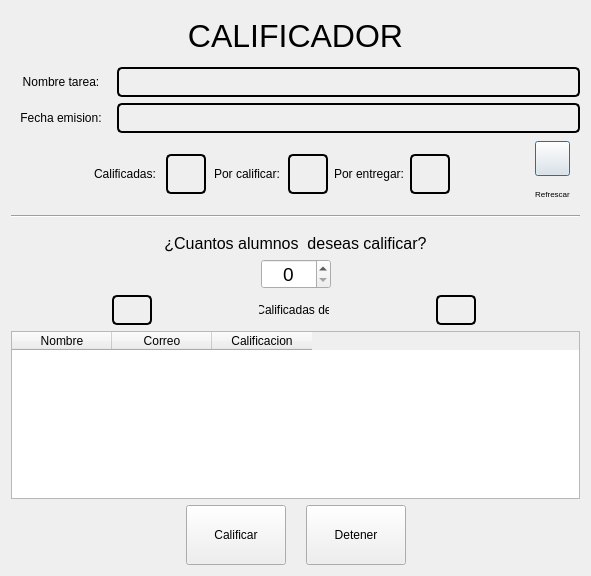
<?xml version="1.0" encoding="UTF-8"?>
<ui version="4.0">
 <class>Dialog</class>
 <widget class="QDialog" name="Dialog">
  <property name="geometry">
   <rect>
    <x>0</x>
    <y>0</y>
    <width>591</width>
    <height>576</height>
   </rect>
  </property>
  <property name="windowTitle">
   <string>Dialog</string>
  </property>
  <layout class="QVBoxLayout" name="verticalLayout">
   <item>
    <widget class="QLabel" name="label">
     <property name="minimumSize">
      <size>
       <width>0</width>
       <height>50</height>
      </size>
     </property>
     <property name="maximumSize">
      <size>
       <width>16777215</width>
       <height>50</height>
      </size>
     </property>
     <property name="font">
      <font>
       <pointsize>24</pointsize>
      </font>
     </property>
     <property name="text">
      <string>CALIFICADOR</string>
     </property>
     <property name="alignment">
      <set>Qt::AlignCenter</set>
     </property>
    </widget>
   </item>
   <item>
    <layout class="QVBoxLayout" name="verticalLayout_4">
     <property name="spacing">
      <number>6</number>
     </property>
     <property name="topMargin">
      <number>0</number>
     </property>
     <property name="bottomMargin">
      <number>10</number>
     </property>
     <item>
      <layout class="QHBoxLayout" name="horizontalLayout_7">
       <item>
        <widget class="QLabel" name="label_4">
         <property name="minimumSize">
          <size>
           <width>100</width>
           <height>30</height>
          </size>
         </property>
         <property name="maximumSize">
          <size>
           <width>70</width>
           <height>30</height>
          </size>
         </property>
         <property name="text">
          <string>Nombre tarea:</string>
         </property>
         <property name="alignment">
          <set>Qt::AlignCenter</set>
         </property>
        </widget>
       </item>
       <item>
        <widget class="QLabel" name="bel_nombreCourseWork">
         <property name="minimumSize">
          <size>
           <width>200</width>
           <height>30</height>
          </size>
         </property>
         <property name="maximumSize">
          <size>
           <width>16777215</width>
           <height>16777215</height>
          </size>
         </property>
         <property name="styleSheet">
          <string notr="true">border: 2px solid   black;
border-radius:5px
</string>
         </property>
         <property name="text">
          <string/>
         </property>
        </widget>
       </item>
      </layout>
     </item>
     <item>
      <layout class="QHBoxLayout" name="horizontalLayout_8">
       <item>
        <widget class="QLabel" name="label_5">
         <property name="minimumSize">
          <size>
           <width>100</width>
           <height>30</height>
          </size>
         </property>
         <property name="maximumSize">
          <size>
           <width>70</width>
           <height>30</height>
          </size>
         </property>
         <property name="text">
          <string>Fecha emision:</string>
         </property>
         <property name="alignment">
          <set>Qt::AlignCenter</set>
         </property>
        </widget>
       </item>
       <item>
        <widget class="QLabel" name="bel_fechaCreacion">
         <property name="minimumSize">
          <size>
           <width>200</width>
           <height>30</height>
          </size>
         </property>
         <property name="maximumSize">
          <size>
           <width>16777215</width>
           <height>16777215</height>
          </size>
         </property>
         <property name="styleSheet">
          <string notr="true">border: 2px solid   black;
border-radius:5px
</string>
         </property>
         <property name="text">
          <string/>
         </property>
        </widget>
       </item>
      </layout>
     </item>
     <item>
      <layout class="QHBoxLayout" name="horizontalLayout_10">
       <property name="rightMargin">
        <number>10</number>
       </property>
       <item>
        <layout class="QHBoxLayout" name="horizontalLayout">
         <item>
          <spacer name="horizontalSpacer_5">
           <property name="orientation">
            <enum>Qt::Horizontal</enum>
           </property>
           <property name="sizeHint" stdset="0">
            <size>
             <width>40</width>
             <height>20</height>
            </size>
           </property>
          </spacer>
         </item>
         <item>
          <widget class="QLabel" name="label_3">
           <property name="minimumSize">
            <size>
             <width>70</width>
             <height>30</height>
            </size>
           </property>
           <property name="maximumSize">
            <size>
             <width>70</width>
             <height>30</height>
            </size>
           </property>
           <property name="text">
            <string>Calificadas:</string>
           </property>
           <property name="alignment">
            <set>Qt::AlignCenter</set>
           </property>
          </widget>
         </item>
         <item>
          <widget class="QLabel" name="bel_noTareasCalificadasTotales">
           <property name="minimumSize">
            <size>
             <width>40</width>
             <height>30</height>
            </size>
           </property>
           <property name="maximumSize">
            <size>
             <width>40</width>
             <height>40</height>
            </size>
           </property>
           <property name="styleSheet">
            <string notr="true">border: 2px solid   black;
border-radius:5px
</string>
           </property>
           <property name="text">
            <string/>
           </property>
           <property name="alignment">
            <set>Qt::AlignCenter</set>
           </property>
          </widget>
         </item>
        </layout>
       </item>
       <item>
        <layout class="QHBoxLayout" name="horizontalLayout_4">
         <item>
          <widget class="QLabel" name="label_14">
           <property name="minimumSize">
            <size>
             <width>70</width>
             <height>30</height>
            </size>
           </property>
           <property name="maximumSize">
            <size>
             <width>70</width>
             <height>30</height>
            </size>
           </property>
           <property name="text">
            <string>Por calificar:</string>
           </property>
           <property name="alignment">
            <set>Qt::AlignCenter</set>
           </property>
          </widget>
         </item>
         <item>
          <widget class="QLabel" name="bel_noTareasPorCalificar">
           <property name="minimumSize">
            <size>
             <width>40</width>
             <height>30</height>
            </size>
           </property>
           <property name="maximumSize">
            <size>
             <width>40</width>
             <height>40</height>
            </size>
           </property>
           <property name="styleSheet">
            <string notr="true">border: 2px solid   black;
border-radius:5px
</string>
           </property>
           <property name="text">
            <string/>
           </property>
           <property name="alignment">
            <set>Qt::AlignCenter</set>
           </property>
          </widget>
         </item>
        </layout>
       </item>
       <item>
        <layout class="QHBoxLayout" name="horizontalLayout_6">
         <item>
          <widget class="QLabel" name="label_18">
           <property name="minimumSize">
            <size>
             <width>70</width>
             <height>30</height>
            </size>
           </property>
           <property name="maximumSize">
            <size>
             <width>70</width>
             <height>30</height>
            </size>
           </property>
           <property name="text">
            <string>Por entregar:</string>
           </property>
           <property name="alignment">
            <set>Qt::AlignCenter</set>
           </property>
          </widget>
         </item>
         <item>
          <widget class="QLabel" name="bel_noTareasPorEntregar">
           <property name="minimumSize">
            <size>
             <width>40</width>
             <height>30</height>
            </size>
           </property>
           <property name="maximumSize">
            <size>
             <width>40</width>
             <height>40</height>
            </size>
           </property>
           <property name="styleSheet">
            <string notr="true">border: 2px solid   black;
border-radius:5px
</string>
           </property>
           <property name="text">
            <string/>
           </property>
           <property name="alignment">
            <set>Qt::AlignCenter</set>
           </property>
          </widget>
         </item>
         <item>
          <spacer name="horizontalSpacer_6">
           <property name="orientation">
            <enum>Qt::Horizontal</enum>
           </property>
           <property name="sizeHint" stdset="0">
            <size>
             <width>40</width>
             <height>20</height>
            </size>
           </property>
          </spacer>
         </item>
        </layout>
       </item>
       <item>
        <layout class="QVBoxLayout" name="verticalLayout_5">
         <property name="spacing">
          <number>0</number>
         </property>
         <item>
          <widget class="QPushButton" name="btn_actualizarInfoCourseworks">
           <property name="minimumSize">
            <size>
             <width>35</width>
             <height>35</height>
            </size>
           </property>
           <property name="maximumSize">
            <size>
             <width>30</width>
             <height>30</height>
            </size>
           </property>
           <property name="sizeIncrement">
            <size>
             <width>0</width>
             <height>0</height>
            </size>
           </property>
           <property name="baseSize">
            <size>
             <width>30</width>
             <height>30</height>
            </size>
           </property>
           <property name="styleSheet">
            <string notr="true">QPushButton {
border-image: url(:/main/IMAGENES/cargar_off.png);
 }

QPushButton:hover {
border-image: url(:/main/IMAGENES/cargar_on.png);
}

QPushButton:pressed {
border-image: url(:/main/IMAGENES/cargar_off.png);
}
</string>
           </property>
           <property name="text">
            <string/>
           </property>
          </widget>
         </item>
         <item>
          <widget class="QLabel" name="label_11">
           <property name="minimumSize">
            <size>
             <width>35</width>
             <height>35</height>
            </size>
           </property>
           <property name="maximumSize">
            <size>
             <width>30</width>
             <height>30</height>
            </size>
           </property>
           <property name="baseSize">
            <size>
             <width>30</width>
             <height>30</height>
            </size>
           </property>
           <property name="font">
            <font>
             <pointsize>6</pointsize>
            </font>
           </property>
           <property name="text">
            <string>Refrescar</string>
           </property>
           <property name="alignment">
            <set>Qt::AlignCenter</set>
           </property>
          </widget>
         </item>
        </layout>
       </item>
      </layout>
     </item>
     <item>
      <widget class="Line" name="line">
       <property name="orientation">
        <enum>Qt::Horizontal</enum>
       </property>
      </widget>
     </item>
    </layout>
   </item>
   <item>
    <widget class="QLabel" name="label_2">
     <property name="minimumSize">
      <size>
       <width>298</width>
       <height>0</height>
      </size>
     </property>
     <property name="maximumSize">
      <size>
       <width>16777215</width>
       <height>16777215</height>
      </size>
     </property>
     <property name="font">
      <font>
       <pointsize>12</pointsize>
      </font>
     </property>
     <property name="text">
      <string>¿Cuantos alumnos  deseas calificar?</string>
     </property>
     <property name="alignment">
      <set>Qt::AlignCenter</set>
     </property>
    </widget>
   </item>
   <item>
    <layout class="QHBoxLayout" name="horizontalLayout_13">
     <item>
      <spacer name="horizontalSpacer_3">
       <property name="orientation">
        <enum>Qt::Horizontal</enum>
       </property>
       <property name="sizeHint" stdset="0">
        <size>
         <width>40</width>
         <height>20</height>
        </size>
       </property>
      </spacer>
     </item>
     <item>
      <widget class="QSpinBox" name="spinBox_tareasACalificar">
       <property name="minimumSize">
        <size>
         <width>70</width>
         <height>30</height>
        </size>
       </property>
       <property name="font">
        <font>
         <pointsize>14</pointsize>
        </font>
       </property>
       <property name="alignment">
        <set>Qt::AlignCenter</set>
       </property>
      </widget>
     </item>
     <item>
      <spacer name="horizontalSpacer_4">
       <property name="orientation">
        <enum>Qt::Horizontal</enum>
       </property>
       <property name="sizeHint" stdset="0">
        <size>
         <width>40</width>
         <height>20</height>
        </size>
       </property>
      </spacer>
     </item>
    </layout>
   </item>
   <item>
    <layout class="QHBoxLayout" name="horizontalLayout_12">
     <item>
      <widget class="QLabel" name="bel_noTareasCalificadas">
       <property name="minimumSize">
        <size>
         <width>30</width>
         <height>30</height>
        </size>
       </property>
       <property name="maximumSize">
        <size>
         <width>40</width>
         <height>40</height>
        </size>
       </property>
       <property name="styleSheet">
        <string notr="true">border: 2px solid   black;
border-radius:5px
</string>
       </property>
       <property name="text">
        <string/>
       </property>
       <property name="alignment">
        <set>Qt::AlignCenter</set>
       </property>
      </widget>
     </item>
     <item>
      <widget class="QLabel" name="label_6">
       <property name="minimumSize">
        <size>
         <width>70</width>
         <height>30</height>
        </size>
       </property>
       <property name="maximumSize">
        <size>
         <width>70</width>
         <height>30</height>
        </size>
       </property>
       <property name="text">
        <string>Calificadas de</string>
       </property>
       <property name="alignment">
        <set>Qt::AlignCenter</set>
       </property>
      </widget>
     </item>
     <item>
      <widget class="QLabel" name="bel_noTareasAcalificar">
       <property name="minimumSize">
        <size>
         <width>30</width>
         <height>30</height>
        </size>
       </property>
       <property name="maximumSize">
        <size>
         <width>40</width>
         <height>40</height>
        </size>
       </property>
       <property name="styleSheet">
        <string notr="true">border: 2px solid   black;
border-radius:5px
</string>
       </property>
       <property name="text">
        <string/>
       </property>
       <property name="alignment">
        <set>Qt::AlignCenter</set>
       </property>
      </widget>
     </item>
    </layout>
   </item>
   <item>
    <layout class="QHBoxLayout" name="horizontalLayout_9">
     <property name="spacing">
      <number>15</number>
     </property>
     <item>
      <widget class="QTableWidget" name="tableWidget_alumnosCalif">
       <property name="minimumSize">
        <size>
         <width>300</width>
         <height>150</height>
        </size>
       </property>
       <column>
        <property name="text">
         <string>Nombre</string>
        </property>
       </column>
       <column>
        <property name="text">
         <string>Correo</string>
        </property>
       </column>
       <column>
        <property name="text">
         <string>Calificacion</string>
        </property>
       </column>
      </widget>
     </item>
    </layout>
   </item>
   <item>
    <layout class="QHBoxLayout" name="horizontalLayout_11">
     <property name="spacing">
      <number>20</number>
     </property>
     <item>
      <spacer name="horizontalSpacer">
       <property name="orientation">
        <enum>Qt::Horizontal</enum>
       </property>
       <property name="sizeHint" stdset="0">
        <size>
         <width>40</width>
         <height>20</height>
        </size>
       </property>
      </spacer>
     </item>
     <item>
      <widget class="QPushButton" name="btn_calificar">
       <property name="minimumSize">
        <size>
         <width>100</width>
         <height>60</height>
        </size>
       </property>
       <property name="text">
        <string>Calificar</string>
       </property>
      </widget>
     </item>
     <item>
      <widget class="QPushButton" name="btn_detener">
       <property name="minimumSize">
        <size>
         <width>100</width>
         <height>60</height>
        </size>
       </property>
       <property name="text">
        <string>Detener</string>
       </property>
      </widget>
     </item>
     <item>
      <spacer name="horizontalSpacer_2">
       <property name="orientation">
        <enum>Qt::Horizontal</enum>
       </property>
       <property name="sizeHint" stdset="0">
        <size>
         <width>40</width>
         <height>20</height>
        </size>
       </property>
      </spacer>
     </item>
    </layout>
   </item>
  </layout>
 </widget>
 <resources>
  <include location="../../../img.qrc"/>
 </resources>
 <connections/>
</ui>
